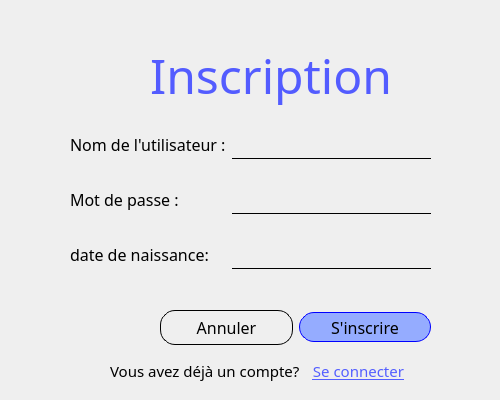
<?xml version="1.0" encoding="UTF-8"?>
<ui version="4.0">
 <class>Login</class>
 <widget class="QDialog" name="Login">
  <property name="geometry">
   <rect>
    <x>0</x>
    <y>0</y>
    <width>500</width>
    <height>400</height>
   </rect>
  </property>
  <property name="minimumSize">
   <size>
    <width>500</width>
    <height>400</height>
   </size>
  </property>
  <property name="maximumSize">
   <size>
    <width>500</width>
    <height>400</height>
   </size>
  </property>
  <property name="windowTitle">
   <string>Sign up</string>
  </property>
  <property name="windowIcon">
   <iconset resource="ressource.qrc">
    <normaloff>:/icon/C:/Users/PC-QUEREN/Downloads/connexion (2).png</normaloff>:/icon/C:/Users/PC-QUEREN/Downloads/connexion (2).png</iconset>
  </property>
  <widget class="QWidget" name="horizontalLayoutWidget">
   <property name="geometry">
    <rect>
     <x>160</x>
     <y>310</y>
     <width>271</width>
     <height>35</height>
    </rect>
   </property>
   <layout class="QHBoxLayout" name="horizontalLayout_3">
    <item>
     <widget class="QPushButton" name="pushButton">
      <property name="maximumSize">
       <size>
        <width>200</width>
        <height>16777215</height>
       </size>
      </property>
      <property name="font">
       <font>
        <family>Helvetica CE 35 Thin</family>
        <pointsize>12</pointsize>
       </font>
      </property>
      <property name="styleSheet">
       <string notr="true">backgrond-color: transparent;
border: 1px solid black; 
border-radius: 15px;
padding:5px;
</string>
      </property>
      <property name="text">
       <string>Annuler</string>
      </property>
     </widget>
    </item>
    <item>
     <widget class="QPushButton" name="inscBtn">
      <property name="minimumSize">
       <size>
        <width>0</width>
        <height>0</height>
       </size>
      </property>
      <property name="maximumSize">
       <size>
        <width>200</width>
        <height>30</height>
       </size>
      </property>
      <property name="font">
       <font>
        <family>Helvetica CE 35 Thin</family>
        <pointsize>12</pointsize>
       </font>
      </property>
      <property name="styleSheet">
       <string notr="true">background-color:rgb(149, 172, 255);
border: 1px solid blue; 
border-radius: 15px;
padding:5px;
</string>
      </property>
      <property name="text">
       <string>S'inscrire</string>
      </property>
     </widget>
    </item>
   </layout>
  </widget>
  <widget class="QLabel" name="label_2">
   <property name="geometry">
    <rect>
     <x>150</x>
     <y>30</y>
     <width>251</width>
     <height>91</height>
    </rect>
   </property>
   <property name="font">
    <font>
     <family>Helvetica CE 35 Thin</family>
     <pointsize>36</pointsize>
    </font>
   </property>
   <property name="styleSheet">
    <string notr="true">color: rgb(83, 92, 255);</string>
   </property>
   <property name="text">
    <string>Inscription</string>
   </property>
  </widget>
  <widget class="QWidget" name="layoutWidget">
   <property name="geometry">
    <rect>
     <x>110</x>
     <y>360</y>
     <width>301</width>
     <height>22</height>
    </rect>
   </property>
   <layout class="QHBoxLayout" name="horizontalLayout">
    <item>
     <widget class="QLabel" name="label">
      <property name="font">
       <font>
        <family>Helvetica CE 35 Thin</family>
        <pointsize>11</pointsize>
       </font>
      </property>
      <property name="text">
       <string>Vous avez déjà un compte?</string>
      </property>
     </widget>
    </item>
    <item>
     <widget class="QPushButton" name="connectBtn">
      <property name="font">
       <font>
        <family>Helvetica CE 35 Thin</family>
        <pointsize>11</pointsize>
        <underline>true</underline>
       </font>
      </property>
      <property name="styleSheet">
       <string notr="true">background: transparent;
border : none ;
color:rgb(84, 95, 255);</string>
      </property>
      <property name="text">
       <string>Se connecter</string>
      </property>
     </widget>
    </item>
   </layout>
  </widget>
  <widget class="QWidget" name="layoutWidget">
   <property name="geometry">
    <rect>
     <x>70</x>
     <y>110</y>
     <width>361</width>
     <height>181</height>
    </rect>
   </property>
   <layout class="QGridLayout" name="gridLayout">
    <item row="1" column="0">
     <widget class="QLabel" name="label_9">
      <property name="font">
       <font>
        <family>Helvetica CE 35 Thin</family>
        <pointsize>12</pointsize>
       </font>
      </property>
      <property name="styleSheet">
       <string notr="true">background-color: transparent;</string>
      </property>
      <property name="text">
       <string>Mot de passe : </string>
      </property>
     </widget>
    </item>
    <item row="0" column="2">
     <widget class="QLineEdit" name="usernameEdit">
      <property name="styleSheet">
       <string notr="true">QLineEdit {
    background-color: transparent; 
    border: none; 
    border-bottom: 1px solid black; 
    color: black;  
    padding: 5px; 
    font-size: 14px;                  
}
</string>
      </property>
      <property name="text">
       <string/>
      </property>
     </widget>
    </item>
    <item row="2" column="2">
     <widget class="QLineEdit" name="dateEdit">
      <property name="styleSheet">
       <string notr="true">QLineEdit {
    background-color: transparent; 
    border: none; 
    border-bottom: 1px solid black; 
    color: black;  
    padding: 5px; 
    font-size: 14px;                  
}
</string>
      </property>
      <property name="text">
       <string/>
      </property>
     </widget>
    </item>
    <item row="0" column="0">
     <widget class="QLabel" name="label_8">
      <property name="font">
       <font>
        <family>Helvetica CE 35 Thin</family>
        <pointsize>12</pointsize>
       </font>
      </property>
      <property name="styleSheet">
       <string notr="true">background-color: transparent;</string>
      </property>
      <property name="text">
       <string>Nom de l'utilisateur :</string>
      </property>
     </widget>
    </item>
    <item row="2" column="0">
     <widget class="QLabel" name="label_10">
      <property name="font">
       <font>
        <family>Helvetica CE 35 Thin</family>
        <pointsize>12</pointsize>
       </font>
      </property>
      <property name="styleSheet">
       <string notr="true">background-color: transparent;</string>
      </property>
      <property name="text">
       <string>date de naissance: </string>
      </property>
     </widget>
    </item>
    <item row="1" column="2">
     <widget class="QLineEdit" name="passwordEdit">
      <property name="styleSheet">
       <string notr="true">QLineEdit {
    background-color: transparent; 
    border: none; 
    border-bottom: 1px solid black; 
    color: black;  
    padding: 5px; 
    font-size: 14px;                  
}
</string>
      </property>
      <property name="text">
       <string/>
      </property>
     </widget>
    </item>
   </layout>
  </widget>
 </widget>
 <resources>
  <include location="ressource.qrc"/>
 </resources>
 <connections/>
</ui>
